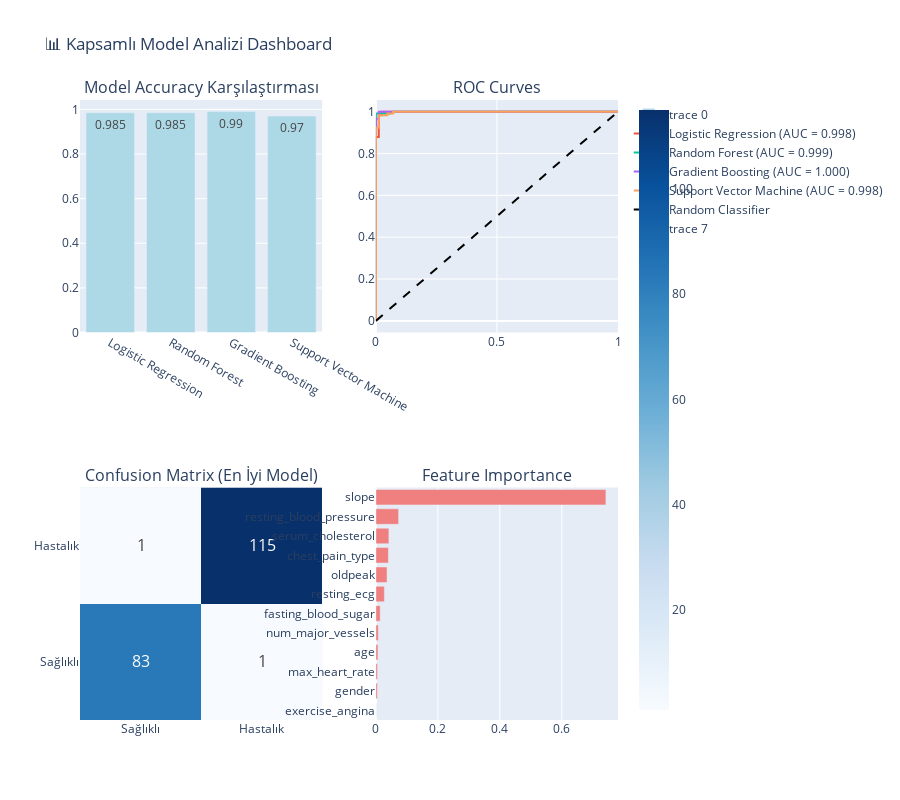

Write notebook code for a chart like this one.
### Code cell
# 📈 Model Performans Görselleştirmeleri

# En iyi modeli belirleme
best_model_name = results_df.loc[results_df['Test_Accuracy'].idxmax(), 'Model']
best_model = model_results[best_model_name]['model']

print(f"🏆 EN İYİ MODEL: {best_model_name}")
print(f"Test Accuracy: {model_results[best_model_name]['accuracy']:.3f}")

# 1. Model Karşılaştırma Bar Chart
fig = make_subplots(
    rows=2, cols=2,
    subplot_titles=('Model Accuracy Karşılaştırması', 'ROC Curves', 
                   'Confusion Matrix (En İyi Model)', 'Feature Importance'),
    specs=[[{"type": "bar"}, {"type": "scatter"}],
           [{"type": "heatmap"}, {"type": "bar"}]]
)

# Accuracy karşılaştırması
fig.add_trace(
    go.Bar(x=results_df['Model'], y=results_df['Test_Accuracy'],
           marker_color='lightblue', text=results_df['Test_Accuracy'].round(3),
           textposition='auto'),
    row=1, col=1
)

# ROC Curves
for name in model_results.keys():
    fpr, tpr, _ = roc_curve(y_test, model_results[name]['probabilities'])
    auc_score = model_results[name]['roc_auc']
    fig.add_trace(
        go.Scatter(x=fpr, y=tpr, mode='lines',
                  name=f'{name} (AUC = {auc_score:.3f})'),
        row=1, col=2
    )

# Diagonal line for ROC
fig.add_trace(
    go.Scatter(x=[0, 1], y=[0, 1], mode='lines', 
              line=dict(dash='dash', color='black'),
              name='Random Classifier'),
    row=1, col=2
)

# Confusion Matrix (En iyi model için)
cm = confusion_matrix(y_test, model_results[best_model_name]['predictions'])
fig.add_trace(
    go.Heatmap(z=cm, x=['Sağlıklı', 'Hastalık'], y=['Sağlıklı', 'Hastalık'],
               colorscale='Blues', text=cm, texttemplate="%{text}",
               textfont={"size": 16}),
    row=2, col=1
)

# Feature Importance (RandomForest için)
if hasattr(best_model, 'feature_importances_'):
    feature_imp = pd.DataFrame({
        'feature': X.columns,
        'importance': best_model.feature_importances_
    }).sort_values('importance', ascending=True)
    
    fig.add_trace(
        go.Bar(x=feature_imp['importance'], y=feature_imp['feature'],
               orientation='h', marker_color='lightcoral'),
        row=2, col=2
    )

fig.update_layout(height=800, title_text="📊 Kapsamlı Model Analizi Dashboard")
fig.show()

# Detaylı performans raporu
print(f"\n📋 {best_model_name} DETAYLI PERFORMANS RAPORU:")
print("=" * 50)
print(classification_report(y_test, model_results[best_model_name]['predictions'],
                          target_names=['Sağlıklı', 'Cardiovascular Hastalık']))

# Confusion Matrix analizi
tn, fp, fn, tp = cm.ravel()
print(f"\n🎯 CONFUSION MATRIX ANALİZİ:")
print("=" * 35)
print(f"True Negatives (Doğru Sağlıklı): {tn}")
print(f"False Positives (Yanlış Hastalık): {fp}")
print(f"False Negatives (Kaçırılan Hastalık): {fn}")
print(f"True Positives (Doğru Hastalık): {tp}")

specificity = tn / (tn + fp)
sensitivity = tp / (tp + fn)
print(f"\n📊 EK METRİKLER:")
print(f"Sensitivity (Recall): {sensitivity:.3f}")
print(f"Specificity: {specificity:.3f}")
print(f"NPV (Negative Predictive Value): {tn/(tn+fn):.3f}")
print(f"PPV (Positive Predictive Value): {tp/(tp+fp):.3f}")

### Figure 1 — Plotly figure (JSON) as saved in the notebook; plotly's stock layout.template omitted (floating-point values rounded to 4 significant figures)
{"data": [{"marker": {"color": "lightblue"}, "text": [0.985, 0.985, 0.99, 0.97], "textposition": "auto", "type": "bar", "x": ["Logistic Regression", "Random Forest", "Gradient Boosting", "Support Vector Machine"], "xaxis": "x", "y": [0.985, 0.985, 0.99, 0.97], "yaxis": "y"}, {"mode": "lines", "name": "Logistic Regression (AUC = 0.998)", "type": "scatter", "x": [0.0, 0.0, 0.0, 0.0119, 0.0119, 0.02381, 0.02381, 1.0], "xaxis": "x2", "y": [0.0, 0.008621, 0.8793, 0.8793, 0.9828, 0.9828, 1.0, 1.0], "yaxis": "y2"}, {"mode": "lines", "name": "Random Forest (AUC = 0.999)", "type": "scatter", "x": [0.0, 0.0, 0.0, 0.0, 0.0, 0.0, 0.0, 0.0, 0.0, 0.0, 0.0, 0.0, 0.0, 0.05952, 0.07143, 0.131, 0.1786, 0.2024, 0.2143, 0.2381, 0.2857, 0.3095, 0.3214, 0.3929, 0.4048, 0.4524, 0.5119, 0.6071, 0.6786, 1.0], "xaxis": "x2", "y": [0.0, 0.2155, 0.4397, 0.5603, 0.6897, 0.75, 0.7931, 0.8103, 0.8362, 0.8707, 0.8966, 0.9483, 0.9914, 0.9914, 1.0, 1.0, 1.0, 1.0, 1.0, 1.0, 1.0, 1.0, 1.0, 1.0, 1.0, 1.0, 1.0, 1.0, 1.0, 1.0], "yaxis": "y2"}, {"mode": "lines", "name": "Gradient Boosting (AUC = 1.000)", "type": "scatter", "x": [0.0, 0.0, 0.0, 0.0119, 0.0119, 0.6905, 0.7143, 0.9048, 0.9405, 0.9762, 1.0], "xaxis": "x2", "y": [0.0, 0.008621, 0.9655, 0.9655, 1.0, 1.0, 1.0, 1.0, 1.0, 1.0, 1.0], "yaxis": "y2"}, {"mode": "lines", "name": "Support Vector Machine (AUC = 0.998)", "type": "scatter", "x": [0.0, 0.0, 0.0, 0.0119, 0.0119, 0.04762, 0.04762, 0.07143, 0.07143, 1.0], "xaxis": "x2", "y": [0.0, 0.008621, 0.9224, 0.9224, 0.9828, 0.9828, 0.9914, 0.9914, 1.0, 1.0], "yaxis": "y2"}, {"line": {"color": "black", "dash": "dash"}, "mode": "lines", "name": "Random Classifier", "type": "scatter", "x": [0, 1], "xaxis": "x2", "y": [0, 1], "yaxis": "y2"}, {"colorscale": [[0, "rgb(247,251,255)"], [0.125, "rgb(222,235,247)"], [0.25, "rgb(198,219,239)"], [0.375, "rgb(158,202,225)"], [0.5, "rgb(107,174,214)"], [0.625, "rgb(66,146,198)"], [0.75, "rgb(33,113,181)"], [0.875, "rgb(8,81,156)"], [1, "rgb(8,48,107)"]], "text": [[83, 1], [1, 115]], "textfont": {"size": 16}, "texttemplate": "%{text}", "type": "heatmap", "x": ["Sağlıklı", "Hastalık"], "xaxis": "x3", "y": ["Sağlıklı", "Hastalık"], "yaxis": "y3", "z": [[83, 1], [1, 115]]}, {"marker": {"color": "lightcoral"}, "orientation": "h", "type": "bar", "x": [0.0, 0.004864, 0.005245, 0.006647, 0.007842, 0.01382, 0.0274, 0.036, 0.04041, 0.04198, 0.07327, 0.7425], "xaxis": "x4", "y": ["exercise_angina", "gender", "max_heart_rate", "age", "num_major_vessels", "fasting_blood_sugar", "resting_ecg", "oldpeak", "chest_pain_type", "serum_cholesterol", "resting_blood_pressure", "slope"], "yaxis": "y4"}], "layout": {"annotations": [{"font": {"size": 16}, "showarrow": false, "text": "Model Accuracy Karşılaştırması", "x": 0.225, "xanchor": "center", "xref": "paper", "y": 1, "yanchor": "bottom", "yref": "paper"}, {"font": {"size": 16}, "showarrow": false, "text": "ROC Curves", "x": 0.775, "xanchor": "center", "xref": "paper", "y": 1, "yanchor": "bottom", "yref": "paper"}, {"font": {"size": 16}, "showarrow": false, "text": "Confusion Matrix (En İyi Model)", "x": 0.225, "xanchor": "center", "xref": "paper", "y": 0.375, "yanchor": "bottom", "yref": "paper"}, {"font": {"size": 16}, "showarrow": false, "text": "Feature Importance", "x": 0.775, "xanchor": "center", "xref": "paper", "y": 0.375, "yanchor": "bottom", "yref": "paper"}], "height": 800, "title": {"text": "📊 Kapsamlı Model Analizi Dashboard"}, "xaxis": {"anchor": "y", "domain": [0, 0.45]}, "xaxis2": {"anchor": "y2", "domain": [0.55, 1]}, "xaxis3": {"anchor": "y3", "domain": [0, 0.45]}, "xaxis4": {"anchor": "y4", "domain": [0.55, 1]}, "yaxis": {"anchor": "x", "domain": [0.625, 1]}, "yaxis2": {"anchor": "x2", "domain": [0.625, 1]}, "yaxis3": {"anchor": "x3", "domain": [0, 0.375]}, "yaxis4": {"anchor": "x4", "domain": [0, 0.375]}}}
